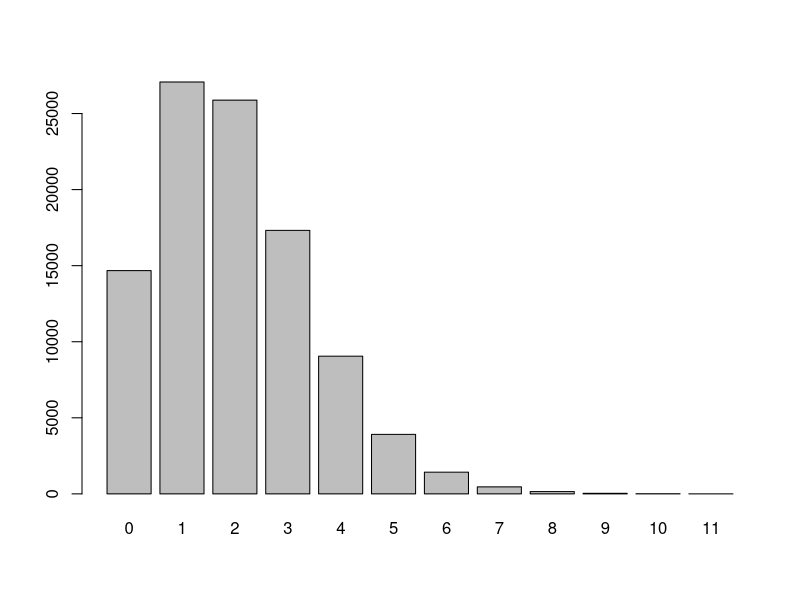
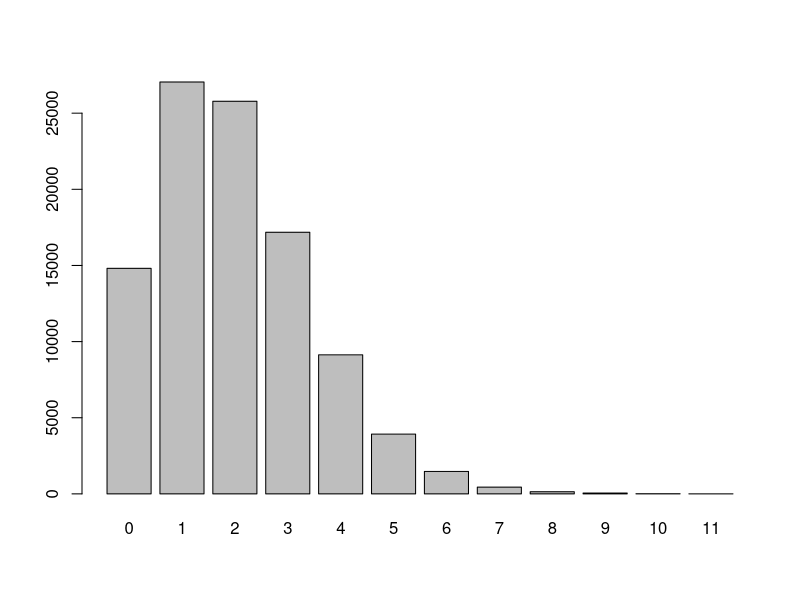

Write the R code that produced these figures, in order.
## ---- chunk 1
set.seed(827441)

n<-100000
b<-0.2
## ---- chunk 2
parents_geno<-sample(c(0,1),n,TRUE)
parents_fitness<-1+b*(rnorm(n,0,1)+parents_geno)
tapply(parents_fitness,parents_geno,mean)
## ---- chunk 3
child_parent_1<-sample(1:n,n,replace=TRUE,prob=parents_fitness)
child_parent_2<-sample(1:n,n,replace=TRUE,prob=parents_fitness)
## ---- chunk 4
parents_no_children<-rep(0,n)
tabParents<-table(c(child_parent_1,child_parent_2))
parents_no_children[as.numeric(unlist(dimnames(tabParents)))]<-tabParents
barplot(table(parents_no_children))
## ---- chunk 5
mean_by_geno<-tapply(parents_no_children,parents_geno,mean)
mean_by_geno
## ---- chunk 6
unname(mean_by_geno[2]-mean_by_geno[1])
## ---- chunk 7
unname(mean_by_geno[2]/mean_by_geno[1])
## ---- chunk 8
mod1<-lm(parents_no_children~parents_geno)
mod2<-glm(parents_no_children~parents_geno,family=poisson)
## ---- chunk 9
mod1
## ---- chunk 10
mod1$coefficients[2]/mod1$coefficients[1]
## ---- chunk 11
#intercept
glm_intercept<-exp(mod2$coefficients[[1]])
glm_intercept
#slope
glm_slope<-exp(mod2$coefficients[[1]]) * (exp(mod2$coefficients[[2]]) - 1)
glm_slope
## ---- chunk 12
glm_slope/glm_intercept
## ---- chunk 13
set.seed(827441)

n<-100000
b<-0.2
## ---- chunk 14
parents_geno<-sample(0:2,n,TRUE)
parents_fitness<-1+b*(rnorm(n,0,1)+parents_geno)
tapply(parents_fitness,parents_geno,mean)
## ---- chunk 15
child_parent_1<-sample(1:n,n,replace=TRUE,prob=parents_fitness)
child_parent_2<-sample(1:n,n,replace=TRUE,prob=parents_fitness)
## ---- chunk 16
parents_no_children<-rep(0,n)
tabParents<-table(c(child_parent_1,child_parent_2))
parents_no_children[as.numeric(unlist(dimnames(tabParents)))]<-tabParents
barplot(table(parents_no_children))
## ---- chunk 17
mean_by_geno<-tapply(parents_no_children,parents_geno,mean)
mean_by_geno
## ---- chunk 18
unname(c(mean_by_geno[2]-mean_by_geno[1],mean_by_geno[3]-mean_by_geno[2]))
unname(mean_by_geno[3]-mean_by_geno[1])
## ---- chunk 19
unname(c(mean_by_geno[2]/mean_by_geno[1],mean_by_geno[3]/mean_by_geno[2]))
unname(mean_by_geno[3]/mean_by_geno[1])
## ---- chunk 20
mod1<-lm(parents_no_children~parents_geno)
mod2<-glm(parents_no_children~parents_geno,family=poisson)
## ---- chunk 21
mod1
## ---- chunk 22
mod1$coefficients[2]/mod1$coefficients[1]
## ---- chunk 23
#intercept
glm_intercept<-exp(mod2$coefficients[[1]])
glm_intercept
#slope
glm_slope<-exp(mod2$coefficients[[1]]) * (exp(mod2$coefficients[[2]]) - 1)
glm_slope
## ---- chunk 24
glm_slope/glm_intercept
